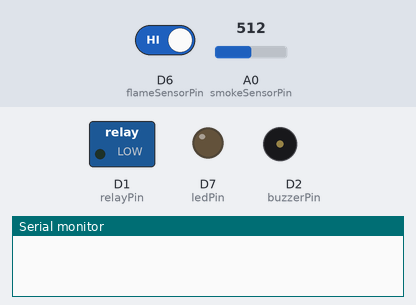
Simulated run of this sketch. Board: ESP8266 (NodeMCU). Shown: switched loads named in the sketch (green lamp = pin HIGH), output pins drawn as LEDs (lit = HIGH), buzzer (waves = sounding, pin HIGH), the last lines printed to the serial monitor. Inputs (shaded band) come from the test bench; at power-on: D6 (flameSensorPin) HIGH, A0 (smokeSensorPin) = 512. WiFi joins after 1.5 s; servers stay silent unless stated.

Above: at 0.1 s.
At 2.9 s:
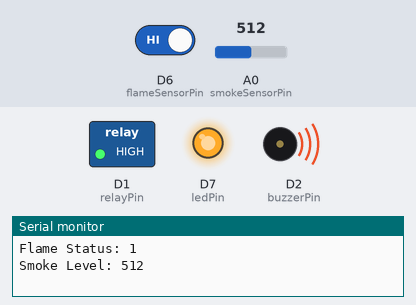
Timing chart, 0 to 4.4 s (numbered marks = the images above):
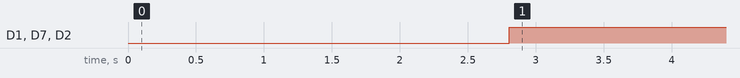

The sketch:

test_projr.ino
```cpp
#define BLYNK_TEMPLATE_ID "Your_Template_ID"
#define BLYNK_TEMPLATE_NAME "Your_Template_Name"
#define BLYNK_AUTH_TOKEN "Your_Auth_Token"

#define BLYNK_PRINT Serial
#include <ESP8266WiFi.h>
#include <BlynkSimpleEsp8266.h>

// Blynk Auth Token
char auth[] = "Your_Blynk_Auth_Token";

// WiFi credentials
char ssid[] = "Your_WiFi_SSID";
char pass[] = "Your_WiFi_Password";

// Pin assignments
const int flameSensorPin = D6;  // Flame sensor connected to GPIO12 (D6)
const int smokeSensorPin = A0; // Smoke sensor connected to A0 (Analog pin)
const int ledPin = D7;         // LED connected to GPIO13 (D7)
const int buzzerPin = D2;      // Buzzer connected to GPIO4 (D2)
const int relayPin = D1;       // Relay connected to GPIO5 (D1)

// Threshold for smoke sensor
const int smokeThreshold = 400;

BlynkTimer timer;

// Function to check sensors and trigger alarms
void checkSensors() {
  // Read flame sensor
  int flameStatus = digitalRead(flameSensorPin);

  // Read smoke sensor
  int smokeLevel = analogRead(smokeSensorPin);

  // Send data to Blynk app
  Blynk.virtualWrite(V0, flameStatus); // Flame sensor status
  Blynk.virtualWrite(V1, smokeLevel); // Smoke sensor level

  Serial.print("Flame Status: ");
  Serial.println(flameStatus);
  Serial.print("Smoke Level: ");
  Serial.println(smokeLevel);

  if (flameStatus == LOW || smokeLevel > smokeThreshold) {
    // Trigger alarms
    digitalWrite(ledPin, HIGH);
    digitalWrite(buzzerPin, HIGH);
    digitalWrite(relayPin, HIGH);

    // Notify and send email
    if (flameStatus == LOW) {
      Blynk.notify("Fire Alert: Flame detected!");
      Blynk.email("your_email@example.com", "Fire Alert", "A flame has been detected!");
    }

    if (smokeLevel > smokeThreshold) {
      Blynk.notify("Smoke Alert: High smoke levels detected!");
      Blynk.email("your_email@example.com", "Smoke Alert", "High smoke levels detected!");
    }
  } else {
    // Turn off alarms
    digitalWrite(ledPin, LOW);
    digitalWrite(buzzerPin, LOW);
    digitalWrite(relayPin, LOW);
  }
}

void setup() {
  // Debug console
  Serial.begin(9600);

  // Set pin modes
  pinMode(flameSensorPin, INPUT);
  pinMode(smokeSensorPin, INPUT);
  pinMode(ledPin, OUTPUT);
  pinMode(buzzerPin, OUTPUT);
  pinMode(relayPin, OUTPUT);

  // Initialize Blynk
  Blynk.begin(auth, ssid, pass);

  // Set up a timer to check sensors every second
  timer.setInterval(1000L, checkSensors);
}

void loop() {
  Blynk.run();
  timer.run();
}
```

Measured:
- by itself, D1 (relayPin), D7 (ledPin), D2 (buzzerPin): LOW → HIGH at 2.8 s
